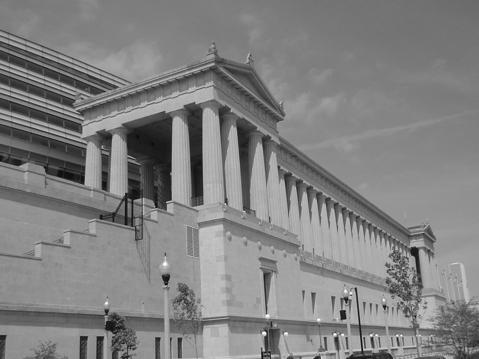
%> input picture digital-images-week3_quizzes-original_quiz.jpg, 479 x 359 px
$ octave 3_fourier_transformscript.m   (GNU Octave 9; MATLAB toolbox functions it lacks are replaced by stand-ins)
%> lines starting %> are read from the running program, lines starting %| are printed output that depends on the picture


% step 1 :-----------------------------------------------------------
% The original image is an 8-bit gray-scale image of
% width 479 and height 359 pixels. Convert the original
% image from type 'uint8' (8-bit integer) to 'double' (real number)

I = imread('digital-images-week3_quizzes-original_quiz.jpg');
%> I is the input picture: size 359x479 uint8; min 2, max 255, mean 129
idouble = im2double(I);


% step 2: LPF ------------------------------------------------
% Create a 3×3 low-pass filter with all
% coefficients equal to 1/9. Perform low-pass filtering
% with this filter using the MATLAB function "imfilter"
% with 'replicate' as the third argument

h3 = [1/9,1/9,1/9;1/9,1/9,1/9;1/9,1/9,1/9];
resultLowPass = imfilter(idouble, h3, 'replicate');


% step 3: Downsampling--------------------------------
% Obtain the down-sampled image by removing every other row
% and column from the filtered image, that is, removing the 2nd,
% 4th, all the way to the 358th row, and then removing the 2nd, 4th,
% all the way to the 478th column. The resulting image should be of
% width 240 and height 180 pixles. This completes the procedure
% for image down-sampling. In the next steps, you will up-sample
% this low-resolution image to the original resolution
% via spatial domain processing.

downsampled = resultLowPass(1:2:end, 1:2:end);
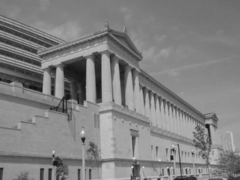
%> downsampled: size 180x240 double; min 0.0614, max 0.935, mean 0.506


% step 4: Upsampling-----------------------------
% Create an all-zero MATLAB array of width 479 and height 359.

padding(1:359,1:479) = 0.0;
% For every odd-valued i∈[1,359] and odd-valued j∈[1,479],
% set the value of the newly created array at (i,j) equal
% to the value of the low-resolution image at ((i+1)/2,(j+1)/2).
% After this step you have inserted zeros into the low-resolution image.

padding(1:2:end,1:2:end) = downsampled(1:end,1:end);
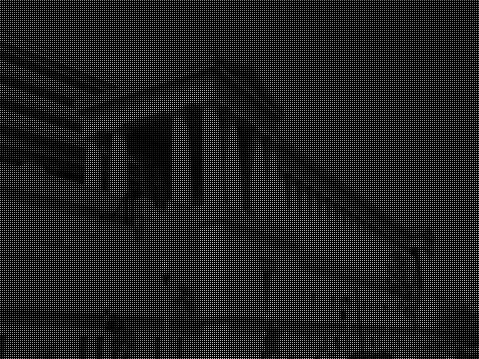
%> padding: size 359x479 double; min 0, max 0.935, mean 0.127


% step 5: Convolution -------------------------------------
% Convolve the result obtained from step (4) with a filter
% with coefficients [0.25,0.5,0.25;0.5,1,0.5;0.25,0.5,0.25]
% using the MATLAB function "imfilter". In this step you should
% only provide "imfilter" with two arguments instead of three,
% that was the case in step (1). The two arguments are the
% result from step (4) and the filter specified in this step.
% This step essentially performs bilinear interpolation to
% obtain the up-sampled image.

filter = [0.25,0.5,0.25;0.5,1,0.5;0.25,0.5,0.25];
upsampled = imfilter(padding, filter);


% step 6:-------------------------------------------------------
% Compute the PSNR between the upsampled image obtained from
% step (5) and the original image. For more information about
% PSNR, refer to the programming problem in the homework of module 2
squarederror = (idouble - upsampled).^2;
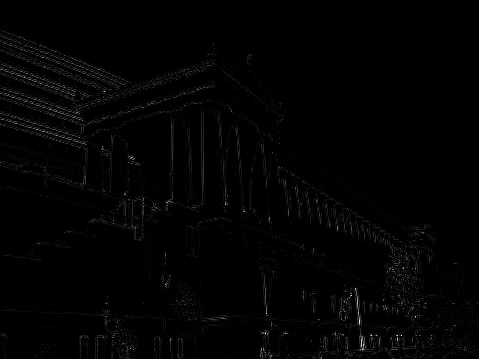
%> squarederror: size 359x479 double; min 0, max 0.132, mean 0.00152; drawn with min black and max white
mse = sum(sum(squarederror))/(359*479);
%> mse = 0.00152
psnr = 10*log10(1/mse);
%> psnr = 28.18


disp(mse);
%| 1.5222e-03
disp(psnr);
%| 28.175
% psnr = 28.1753
